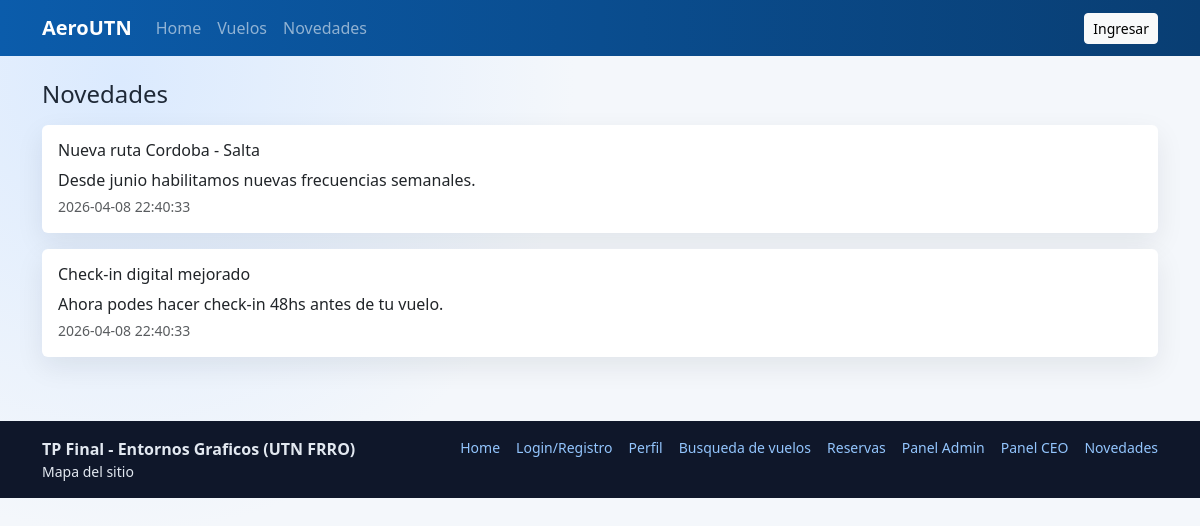
Screenshot of /xampp_php/public/index.php?page=news with the database file from the repository.
### tables this page shows
CREATE TABLE news (
  id INT AUTO_INCREMENT PRIMARY KEY,
  title VARCHAR(180) NOT NULL,
  content TEXT NOT NULL,
  created_at TIMESTAMP DEFAULT CURRENT_TIMESTAMP
);

### xampp_php/app/helpers/view.php (called while the page is built, shortened)
<?php
function view(string $page, array $data = []): void
{
    extract($data);
    require __DIR__ . '/../views/partials/header.php';
    require __DIR__ . '/../views/partials/navbar.php';
    require __DIR__ . '/../views/pages/' . $page . '.php';
    require __DIR__ . '/../views/partials/footer.php';
}
function paginate(int $totalItems, int $perPage, int $currentPage): array
{
    $totalPages = max(1, (int) ceil($totalItems / $perPage));
    $currentPage = max(1, min($currentPage, $totalPages));
    $offset = ($currentPage - 1) * $perPage;
    return [
        'total_pages' => $totalPages,
        'current_page' => $currentPage,
        'offset' => $offset,
        'limit' => $perPage,
    ];
}

### xampp_php/app/core/Database.php (called while the page is built)
<?php
class Database
{
    private static ?PDO $pdo = null;
    public static function connection(): PDO
    {
        if (self::$pdo === null) {
            $dsn = 'mysql:host=' . DB_HOST . ';port=' . DB_PORT . ';dbname=' . DB_NAME . ';charset=utf8mb4';
            self::$pdo = new PDO($dsn, DB_USER, DB_PASS, [
                PDO::ATTR_ERRMODE => PDO::ERRMODE_EXCEPTION,
                PDO::ATTR_DEFAULT_FETCH_MODE => PDO::FETCH_ASSOC,
            ]);
        }
        return self::$pdo;
    }
}

### xampp_php/app/models/News.php (called while the page is built, shortened)
<?php
class News
{
    public static function countAll(): int
    {
        $stmt = Database::connection()->query('SELECT COUNT(*) AS c FROM news');
        $row = $stmt->fetch();
        return (int) $row['c'];
    }
    public static function paginated(int $limit, int $offset): array
    {
        $sql = 'SELECT * FROM news ORDER BY created_at DESC LIMIT :limit OFFSET :offset';
        $stmt = Database::connection()->prepare($sql);
        $stmt->bindValue(':limit', $limit, PDO::PARAM_INT);
        $stmt->bindValue(':offset', $offset, PDO::PARAM_INT);
        $stmt->execute();
        return $stmt->fetchAll();
    }
}

### xampp_php/app/views/pages/news.php (the view, shortened to what this page needs)
<section aria-labelledby="news-page-title">
  <h1 id="news-page-title" class="h4 mb-3">Novedades</h1>
  <?php foreach ($news as $item): ?>
    <article class="card p-3 mb-3">
      <h2 class="h6"><?php echo htmlspecialchars($item['title']); ?></h2>
      <p class="mb-1"><?php echo htmlspecialchars($item['content']); ?></p>
      <small class="text-muted"><?php echo htmlspecialchars($item['created_at']); ?></small>
    </article>
  <?php endforeach; ?>
</section>

### xampp_php/public/assets/css/styles.css (style rules this page uses)
:root { --bg: #f4f7fb; --text: #1f2937; --brand: #0b5cab; --brand-dark: #093e73; }
body { min-height: 100vh; color: var(--text); background: radial-gradient(circle at 10% 10%, #dbeafe, transparent 35%), var(--bg); }
.card { border: 0; box-shadow: 0 10px 28px rgba(15, 23, 42, 0.08); }

### rows the page displays
news: title "Nueva ruta Cordoba - Salta", content "Desde junio habilitamos nuevas frecuencias semanales.", created_at "2026-04-08 22:40:33"
news: title "Check-in digital mejorado", content "Ahora podes hacer check-in 48hs antes de tu vuelo.", created_at "2026-04-08 22:40:33"
